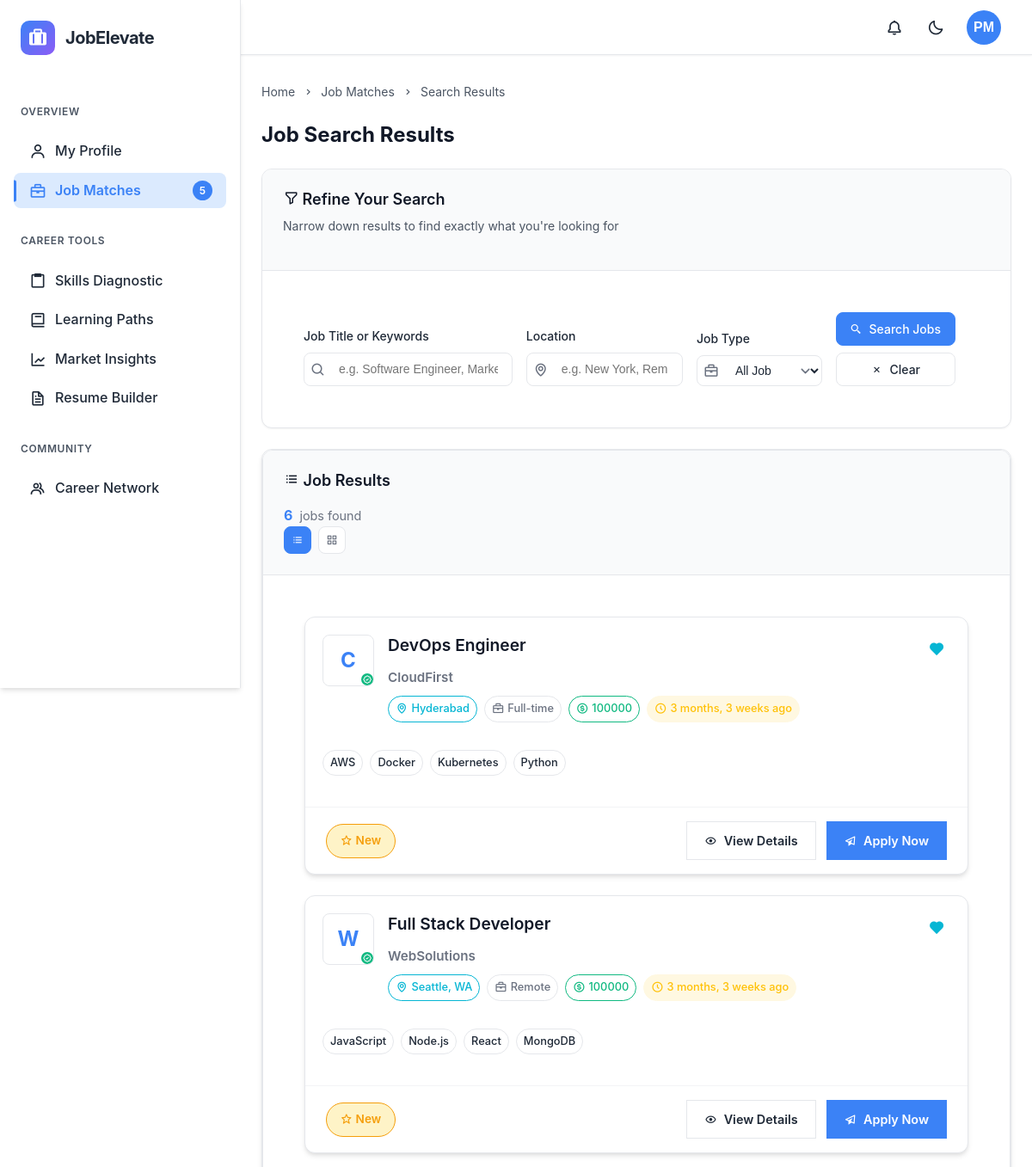
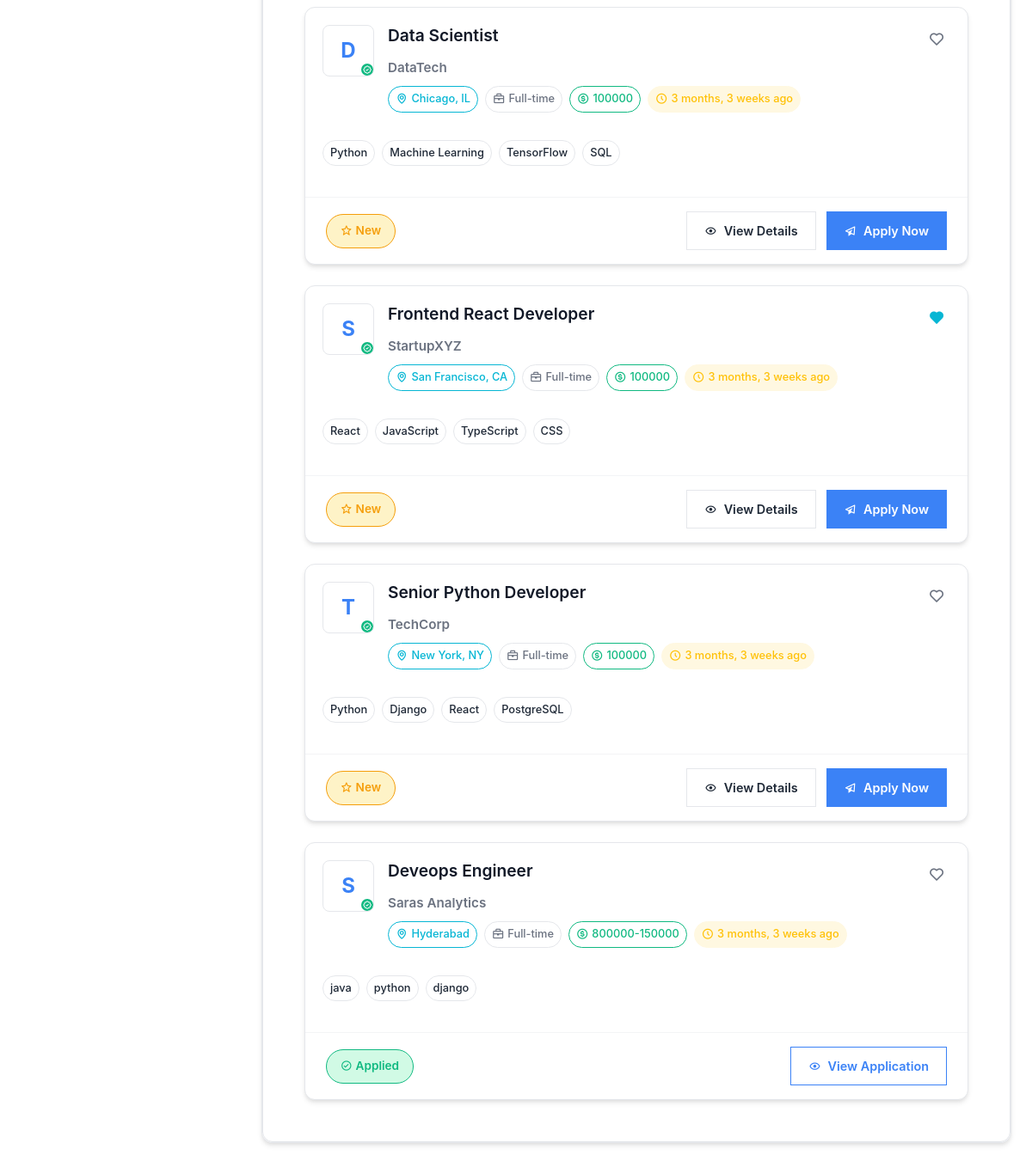
Screenshot of /jobs/search/ (signed in) with the database file from the repository (2 pictures, top to bottom).
### recruiter/models.py (models this page shows, shortened)
class Job(models.Model):
    JOB_STATUS_CHOICES = [
        ('Open', 'Open'),
        ('Closed', 'Closed'),
        ('Paused', 'Paused'),
        ('Filled', 'Filled'),
    ]
    JOB_TYPE_CHOICES = [
        ('Full-time', 'Full-time'),
        ('Part-time', 'Part-time'),
        ('Internship', 'Internship'),
        ('Remote', 'Remote'),
        ('Contract', 'Contract'),
        ('Freelance', 'Freelance'),
    ]
    title = models.CharField(_('job title'), max_length=255)
    company = models.CharField(_('company'), max_length=255)
    location = models.CharField(_('location'), max_length=255)
    job_type = models.CharField(_('job type'), max_length=50, choices=JOB_TYPE_CHOICES)
    salary = models.CharField(_('salary range'), max_length=100, blank=True, null=True)
    experience = models.IntegerField(_('experience required (years)'), default=0)
    description = models.TextField(_('job description'))
    requirements = models.TextField(_('job requirements'), blank=True, null=True)
    status = models.CharField(_('job status'), max_length=10, choices=JOB_STATUS_CHOICES, default='Open')
    skills = models.JSONField(_('required skills'), default=list)
    created_at = models.DateTimeField(auto_now_add=True)
    updated_at = models.DateTimeField(auto_now=True)
    posted_by = models.ForeignKey(
        settings.AUTH_USER_MODEL,
        on_delete=models.CASCADE,
        related_name='posted_jobs',
        limit_choices_to={'user_type': 'recruiter'}
    )
    class Meta:
        ordering = ['-created_at']
        verbose_name = _('job')
        verbose_name_plural = _('jobs')

### jobs/views.py (the view)
# urls.py: path('search/', views.search_jobs, name='search_jobs'),
@login_required
def search_jobs(request):
    query = request.GET.get('q', '')
    location = request.GET.get('location', '')
    job_type = request.GET.get('job_type', '')
    jobs = Job.objects.filter(status='Open')
    if query:
        jobs = jobs.filter(
            Q(title__icontains=query) |
            Q(description__icontains=query) |
            Q(skills__contains=[query])
        )
    if location:
        jobs = jobs.filter(location__icontains=location)
    if job_type:
        jobs = jobs.filter(job_type=job_type)
    applied_job_ids = Application.objects.filter(applicant=request.user).values_list('job_id', flat=True)
    bookmarked_job_ids = JobBookmark.objects.filter(user=request.user).values_list('job_id', flat=True)
    context = {
        'jobs': jobs,
        'query': query,
        'location': location,
        'job_type': job_type,
        'applied_job_ids': list(applied_job_ids),
        'bookmarked_job_ids': list(bookmarked_job_ids),
        'job_types': dict(Job.JOB_TYPE_CHOICES),
    }
    return render(request, 'jobs/search_results.html', context)

### accounts/models.py (called while the page is built)
    def get_skills_list(self):
        return [skill.strip() for skill in self.technical_skills.split(',')] if self.technical_skills else []

### backend/context_processors.py (called while the page is built)
def user_initials(request):
    if request.user.is_authenticated:
        full_name = request.user.full_name.strip() if request.user.full_name else ""
        name_parts = full_name.split()
        if len(name_parts) >= 2:
            initials = name_parts[0][0].upper() + name_parts[-1][0].upper()
        elif len(name_parts) == 1:
            initials = name_parts[0][0].upper()
        else:
            initials = "US"
    else:
        initials = "US"
    return {
        'user_initials': initials
    }

### dashboard/context_processors.py (called while the page is built)
def dashboard_context(request):
    context = {}
    if request.user.is_authenticated:
        user = request.user
        full_name = user.full_name.strip() if user.full_name else ""
        name_parts = full_name.split()
        if len(name_parts) >= 2:
            initials = name_parts[0][0].upper() + name_parts[-1][0].upper()
        elif len(name_parts) == 1:
            initials = name_parts[0][0].upper()
        else:
            initials = "US"
        job_match_count = user.get_job_matches_count()
        context.update({
            'user_initials': initials,
            'job_match_count': job_match_count,
        })
    return context

### jobs/templates/jobs/search_results.html (shortened to what this page needs)
{% extends 'dashboard/base.html' %}
{% block content %}
<div class="job-search-container">
    <div class="breadcrumb">
        <div class="breadcrumb-item">
            <a href="{% url 'dashboard:home' %}" class="breadcrumb-link">Home</a>
            <i class='bx bx-chevron-right'></i>
        </div>
        <div class="breadcrumb-item">
            <a href="{% url 'jobs:job_listings' %}" class="breadcrumb-link">Job Matches</a>
            <i class='bx bx-chevron-right'></i>
        </div>
        <div class="breadcrumb-item">
            <span>Search Results</span>
        </div>
    </div>
    <div class="page-content-header">
        <h1 class="page-title">
            Job Search Results
        </h1>
    </div>
    <div class="search-section">
        <div class="card search-card">
            <div class="card-header">
                <h3 class="card-title">
                    <i class='bx bx-filter-alt'></i>
                    Refine Your Search
                </h3>
                <p class="card-subtitle">Narrow down results to find exactly what you're looking for</p>
            </div>
            <div class="card-body">
                <form action="{% url 'jobs:search_jobs' %}" method="GET" class="search-form">
                    <div class="search-grid">
                        <div class="search-input-group">
                            <label class="form-label">Job Title or Keywords</label>
                            <div class="input-wrapper">
                                <i class='bx bx-search input-icon'></i>
                                <input type="text" name="q" placeholder="e.g. Software Engineer, Marketing Manager" value="{{ query }}" class="form-control search-input">
                            </div>
                        </div>
                        <div class="search-input-group">
                            <label class="form-label">Location</label>
                            <div class="input-wrapper">
                                <i class='bx bx-map input-icon'></i>
                                <input type="text" name="location" placeholder="e.g. New York, Remote" value="{{ location }}" class="form-control search-input">
                            </div>
                        </div>
                        <div class="search-input-group">
                            <label class="form-label">Job Type</label>
                            <div class="input-wrapper">
                                <i class='bx bx-briefcase input-icon'></i>
                                <select name="job_type" class="form-control search-select">
                                    <option value="">All Job Types</option>
                                </select>
                            </div>
                        </div>
                        <div class="search-button-group">
                            <button type="submit" class="btn btn-primary">
                                <i class='bx bx-search-alt-2'></i>
                                <span>Search Jobs</span>
                            </button>
                            <button type="button" class="btn btn-light" onclick="clearForm()">
                                <i class='bx bx-x'></i>
                                <span>Clear</span>
                            </button>
                        </div>
                    </div>
                </form>
            </div>
        </div>
    </div>
    <div class="results-section">
        <div class="card">
            <div class="card-header">
                <div class="results-info">
                    <h3 class="card-title">
                        <i class='bx bx-list-ul'></i>
                        Job Results
                    </h3>
                    <div class="results-stats">
                        <span class="results-count">{{ jobs|length }}</span>
                        <span class="results-text">job{{ jobs|length|pluralize }} found</span>
                    </div>
                </div>
                {% if jobs %}
                    <div class="results-actions">
                        <button class="btn btn-sm btn-light view-toggle-btn active" data-view="list">
                            <i class='bx bx-list-ul'></i>
                        </button>
                        <button class="btn btn-sm btn-light view-toggle-btn" data-view="grid">
                            <i class='bx bx-grid-alt'></i>
                        </button>
                    </div>
                {% endif %}
            </div>
            <div class="card-body">
                {% if jobs %}
                    <div class="jobs-container" id="jobsContainer">
                {% for job in jobs %}
                    <div class="job-card" data-job-id="{{ job.id }}">
                        <div class="job-card-main">
                            <div class="job-company-section">
                                <div class="company-logo">
                                    {% if job.company_logo %}
                                        <img src="{{ job.company_logo.url }}" alt="{{ job.company }}" class="logo-img">
                                    {% else %}
                                        <div class="logo-placeholder">
                                            {{ job.company|slice:":1"|upper }}
                                        </div>
                                    {% endif %}
                                    <div class="company-verified" title="Verified Company">
                                        <i class='bx bx-badge-check'></i>
                                    </div>
                                </div>
                                <div class="job-details">
                                    <div class="job-header">
                                        <h3 class="job-title">
                                            <a href="{% url 'jobs:job_detail' job_id=job.id %}" class="job-link">
                                                {{ job.title }}
                                            </a>
                                        </h3>
                                        <div class="job-bookmark">
                                            {% if job.id in bookmarked_job_ids %}
                                                <button class="bookmark-btn active" data-job-id="{{ job.id }}" title="Remove from bookmarks">
                                                    <i class='bx bxs-heart'></i>
                                                </button>
                                            {% else %}
                                                <button class="bookmark-btn" data-job-id="{{ job.id }}" title="Add to bookmarks">
                                                    <i class='bx bx-heart'></i>
                                                </button>
                                            {% endif %}
                                        </div>
                                    </div>
                                    <div class="company-info">
                                        <h4 class="company-name">{{ job.company }}</h4>
                                        <div class="job-meta-badges">
                                            <span class="meta-badge location">
                                                <i class='bx bx-map'></i>
                                                {{ job.location }}
                                            </span>
                                            <span class="meta-badge job-type">
                                                <i class='bx bx-briefcase'></i>
                                                {{ job.get_job_type_display }}
                                            </span>
                                            {% if job.salary %}
                                                <span class="meta-badge salary">
                                                    <i class='bx bx-dollar-circle'></i>
                                                    {{ job.salary }}
                                                </span>
                                            {% endif %}
                                            <span class="meta-badge posted-time">
                                                <i class='bx bx-time-five'></i>
                                                {{ job.created_at|timesince }} ago
                                            </span>
                                        </div>
                                    </div>
                                </div>
                            </div>
                            <div class="job-description">
                                {% if job.skills %}
                                    <div class="job-skills">
                                        {% for skill in job.skills|slice:":4" %}
                                            <span class="skill-tag">{{ skill }}</span>
                                        {% endfor %}
                                    </div>
                                {% endif %}
                            </div>
                        </div>
                        <div class="job-card-footer">
                            <div class="job-status">
                                {% if job.id in applied_job_ids %}
                                    <span class="status-applied">
                                        <i class='bx bx-check-circle'></i>
                                        Applied
                                    </span>
                                {% else %}
                                    <span class="status-new">
                                        <i class='bx bx-star'></i>
                                        New
                                    </span>
                                {% endif %}
                            </div>
                            <div class="job-actions">
                                {% if job.id not in applied_job_ids %}
                                    <a href="{% url 'jobs:job_detail' job_id=job.id %}" class="action-btn secondary">
                                        <i class='bx bx-show'></i>
                                        View Details
                                    </a>
                                    <a href="{% url 'jobs:apply_for_job' job_id=job.id %}" class="action-btn primary">
                                        <i class='bx bx-paper-plane'></i>
                                        Apply Now
                                    </a>
                                {% else %}
                                    <a href="{% url 'jobs:job_detail' job_id=job.id %}" class="action-btn outline">
                                        <i class='bx bx-show'></i>
                                        View Application
                                    </a>
                                {% endif %}
                            </div>
                        </div>
                    </div>
                {% endfor %}
            </div>
        {% endif %}
            </div>
        </div>
    </div>
</div>
{% endblock %}

### rows the page displays
Job: company "C", title "DevOps Engineer", company "CloudFirst", location "Hyderabad", job_type "Full-time", salary "100000", created_at "3 months, 3 weeks", skills "AWS" "Docker" "Kubernetes" "Python", shows "New", shows "View Details"
Job: company "W", title "Full Stack Developer", company "WebSolutions", location "Seattle, WA", job_type "Remote", salary "100000", created_at "3 months, 3 weeks", skills "JavaScript" "Node.js" "React" "MongoDB", shows "New", shows "View Details"
Job: company "D", title "Data Scientist", company "DataTech", location "Chicago, IL", job_type "Full-time", salary "100000", created_at "3 months, 3 weeks", skills "Python" "Machine Learning" "TensorFlow" "SQL", shows "New", shows "View Details"
Job: company "S", title "Frontend React Developer", company "StartupXYZ", location "San Francisco, CA", job_type "Full-time", salary "100000", created_at "3 months, 3 weeks", skills "React" "JavaScript" "TypeScript" "CSS", shows "New", shows "View Details"
Job: company "T", title "Senior Python Developer", company "TechCorp", location "New York, NY", job_type "Full-time", salary "100000", created_at "3 months, 3 weeks", skills "Python" "Django" "React" "PostgreSQL", shows "View Details"
Job: company "S", title "Deveops Engineer", company "Saras Analytics", location "Hyderabad", job_type "Full-time", salary "800000-150000", created_at "3 months, 3 weeks", skills "java" "python" "django", shows "Applied", shows "View Application"

### other values shown
{{ job_match_count }} "5"
{{ user_initials }} "PM"
{{ jobs|length }} "6"
